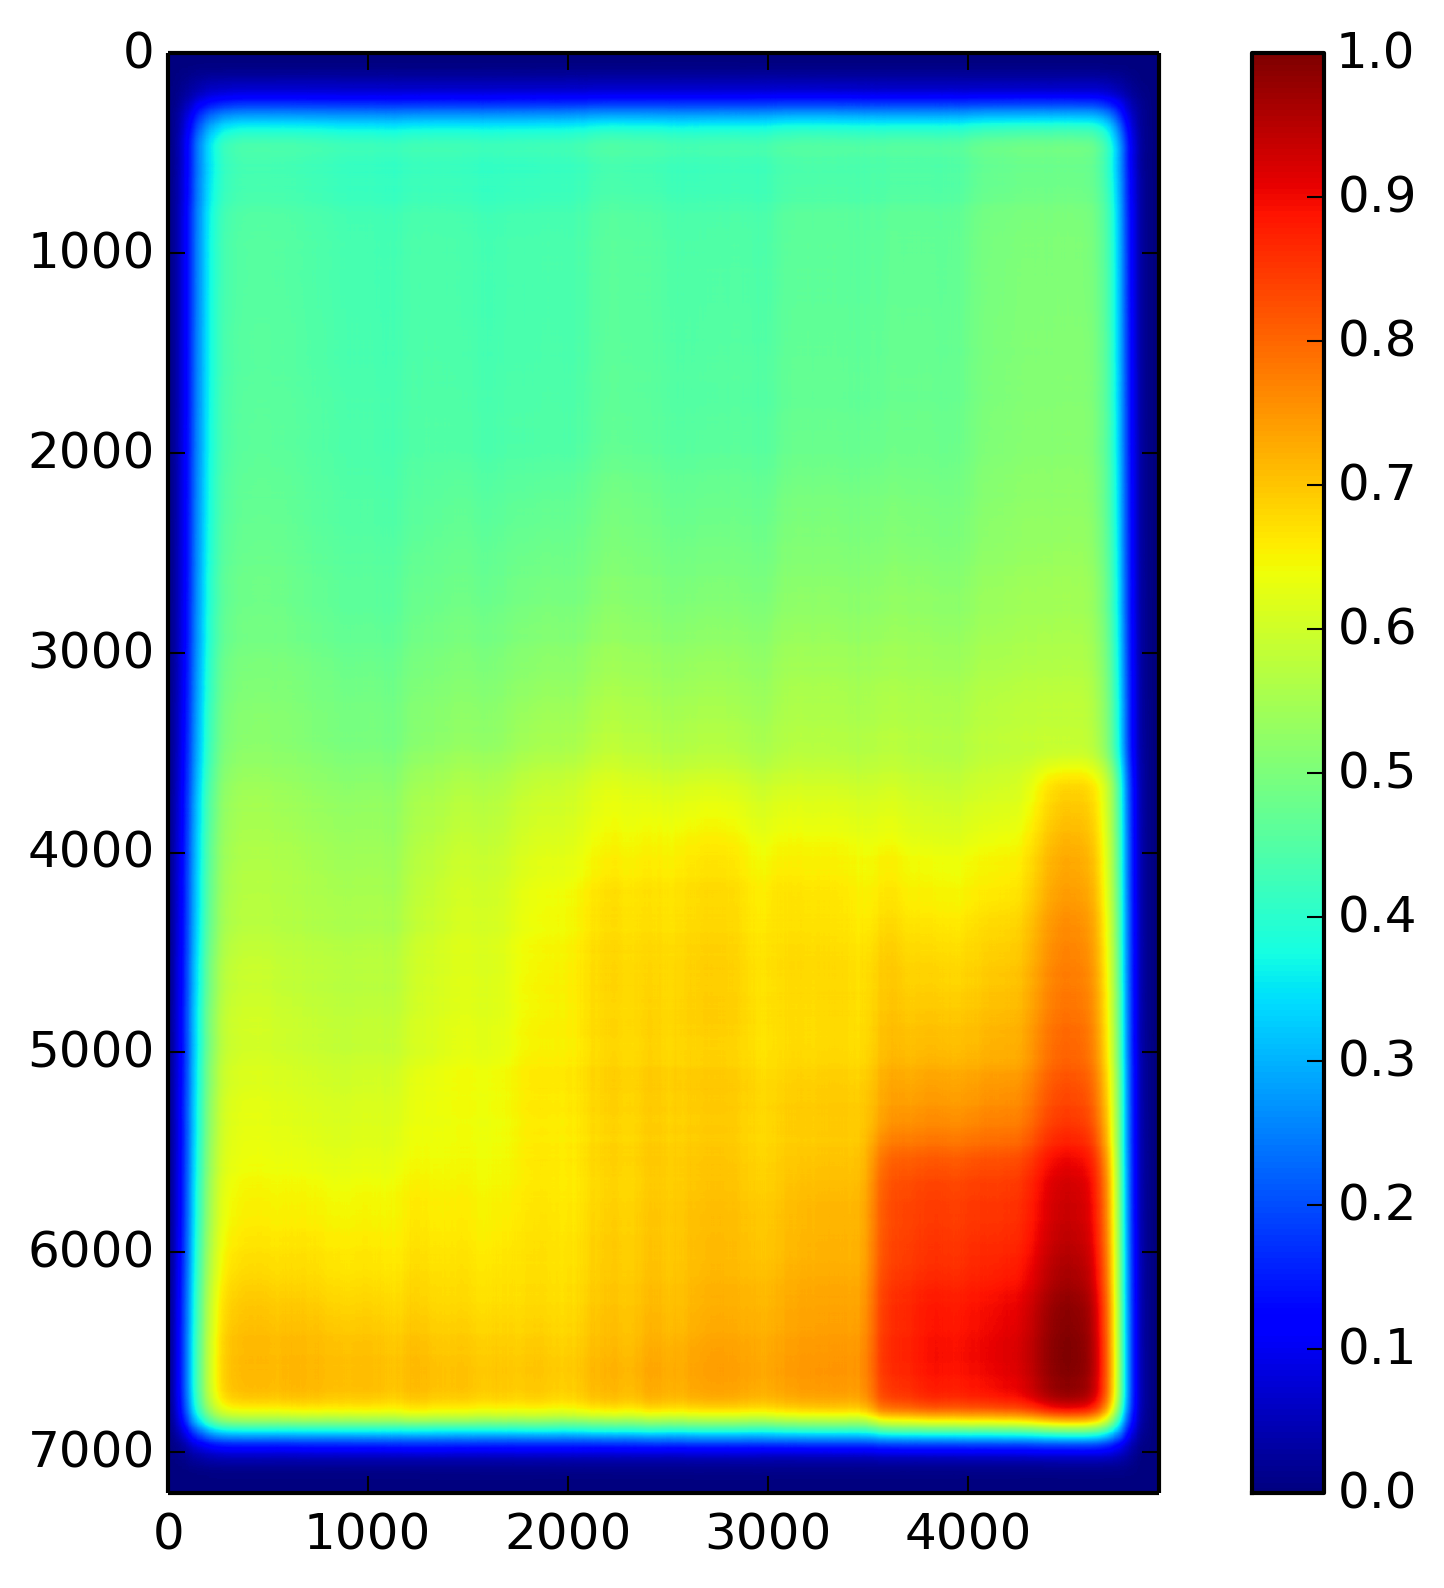

Recreate this plot in Python.
#!/usr/bin/env python3
# -*- coding: utf-8 -*-

import matplotlib.pyplot as plt
import numpy as np
import pandas as pd

def map_ads(df, reference=None, output_file='heatmap'):

    if reference is None:
        reference = df

    # Init numpy array
    global_max_x = reference['max_x'].max()
    global_max_y = reference['max_y'].max()
    heatmap = np.zeros([global_max_y, global_max_x], dtype=np.float32)

    # Count the number of advertisements at each pixel
    for i, row in df.iterrows():
        heatmap[int(row['min_y'])-1:int(row['max_y']),
            int(row['min_x'])-1:int(row['max_x'])] += 1

    # Normalize to values between 0 - 1
    heatmap[:,:] /= np.amax(heatmap)
    #map[:,:] /= reference.shape[0]

    # Plot and save heatmap image
    plt.imshow(heatmap, cmap='jet')
    #plt.clim(0, 1)
    plt.colorbar()
    plt.savefig(output_file + '.png', bbox_inches='tight', dpi=300)
    plt.clf()

if __name__ == '__main__':
    df = pd.read_pickle("nrc-1945-1994")
    map_ads(df)

